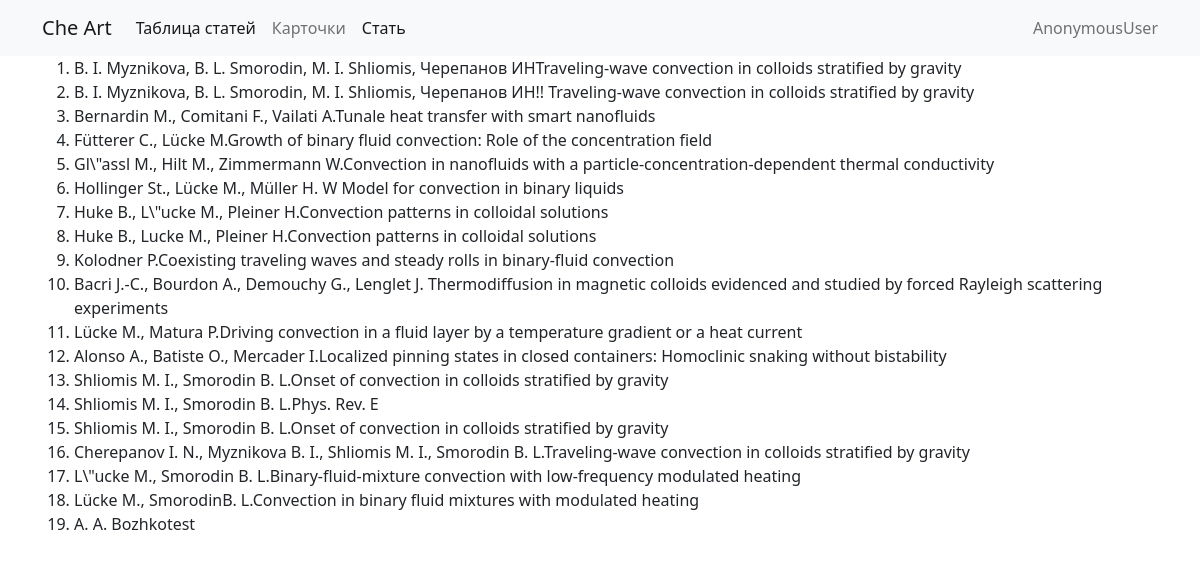
Page /journal/2/ on the committed database.
### biblioapp/models.py (models this page shows, shortened)
class Article(models.Model):
    name = models.CharField(max_length=255,verbose_name='Заголовок стати')
    img = models.ImageField(blank=True,null=True,verbose_name='Картинка')
    author = models.ManyToManyField(Author,verbose_name="Авторы")
    desctiption = models.TextField(blank=True,verbose_name="Описание")
    date = models.DateField(blank=True,null=True,verbose_name="дата публикации")
    journal = models.ForeignKey(Journal,
                                on_delete=models.PROTECT,
                                null=True,blank=True,
                                verbose_name="Журнал")
    TYPE_CHOICES = (
        ('AR','Статья  в журнале'),
        ('BK','Книга'),
    )
    pages = models.CharField(max_length=255,blank=True)
    volume = models.CharField(max_length=255,blank=True)
    year = models.CharField(max_length=255,blank=True)
    typ = models.CharField(max_length=2,
                           choices=TYPE_CHOICES,
                           default='AR',
                           verbose_name="Тип публикации"
                           )
    typ2 = models.ForeignKey(ArticleType,blank=True,null=True,on_delete=models.PROTECT)
    doi = models.CharField(max_length=255,blank=True,null=True)
    referens = models.ManyToManyField('Article',verbose_name="Ссылки",blank=True)
    addition_info = models.JSONField(default={},blank=True)
    def __str__(self):
        return self.get_all_author_name() +self.name
    def get_all_author_name(self):
        return ', '.join( self.author.all().values_list('name',flat=True))
    class Meta:
        permissions= (
            ('view_all_article',"Может смотреть все статиь"),
        )

### biblioapp/views.py (the view)
# urls.py: path('journal/<int:pk>/',JournalDetail.as_view(),name="journal-detail"),
class JournalDetail(DetailView):
    model = Journal

### biblioapp/templates/biblioapp/journal_detail.html
{% extends "base.html"%}
{% block content%}
<ol>
    {%for art in journal.article_set.all%}
        <li>{{art}}</li>
    {%endfor%}
</ol>
{% endblock %}

### rows in the picture
Article: id+name "B. I. Myznikova, B. L. Smorodin, M. I. Shliomis, Черепанов ИНTraveling-wave convection in colloids stratified by gravity"
Article: id+name "B. I. Myznikova, B. L. Smorodin, M. I. Shliomis, Черепанов ИН!! Traveling-wave convection in colloids stratified by gravity"
Article: id+name "Bernardin M., Comitani F., Vailati A.Tunale heat transfer with smart nanofluids"
Article: id+name "Fütterer C., Lücke M.Growth of binary fluid convection: Role of the concentration field"
Article: id+name "Gl\\\"assl M., Hilt M., Zimmermann W.Convection in nanofluids with a particle-concentration-dependent thermal conductivity"
Article: id+name "Hollinger St., Lücke M., Müller H. W Model for convection in binary liquids"
Article: id+name "Huke B., L\\\"ucke M., Pleiner H.Convection patterns in colloidal solutions"
Article: id+name "Huke B., Lucke M., Pleiner H.Convection patterns in colloidal solutions"
Article: id+name "Kolodner P.Coexisting traveling waves and steady rolls in binary-fluid convection"
Article: id+name "Bacri J.-C., Bourdon A., Demouchy G., Lenglet J. Thermodiffusion in magnetic colloids evidenced and studied by forced Rayleigh scattering experiments"
Article: id+name "Lücke M., Matura P.Driving convection in a fluid layer by a temperature gradient or a heat current"
Article: id+name "Alonso A., Batiste O., Mercader I.Localized pinning states in closed containers: Homoclinic snaking without bistability"
Article: id+name "Shliomis M. I., Smorodin B. L.Onset of convection in colloids stratified by gravity"
Article: id+name "Shliomis M. I., Smorodin B. L.Phys. Rev. E"
Article: id+name "Shliomis M. I., Smorodin B. L.Onset of convection in colloids stratified by gravity"
Article: id+name "Cherepanov I. N., Myznikova B. I., Shliomis M. I., Smorodin B. L.Traveling-wave convection in colloids stratified by gravity"
Article: id+name "L\\\"ucke M., Smorodin B. L.Binary-fluid-mixture convection with low-frequency modulated heating"
Article: id+name "Lücke M., SmorodinB. L.Convection in binary fluid mixtures with modulated heating"
Article: id+name "A. A. Bozhkotest"

### other values in the picture
{{ request.user }} "AnonymousUser"
